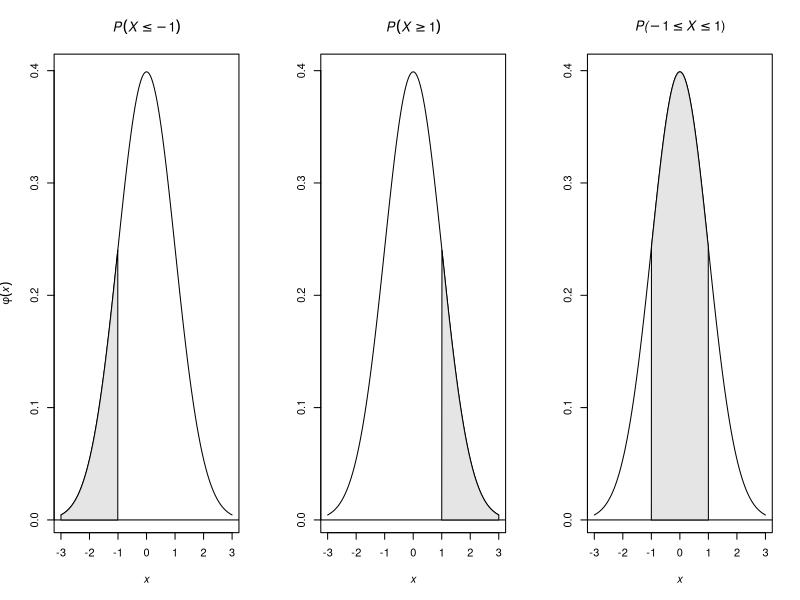

Recreate this plot in R.
pg <- function(x, i){
  if (i == 1){
    x1 <- x[x <= -1] ; y1 <- dnorm(x1)
    x2 <- c(-3, x1, x1[length(x1)], -3)
  }
  if (i == 2){
    x1 <- x[x >= 1] ; y1 <- dnorm(x1)
    x2 <- c(1, x1, x1[length(x1)], 1)
  }
  if(i == 3){
    x1 <- x[x >= -1 & x <= 1] ; y1 <- dnorm(x1)
    x2 <- c(-1, x1, 1,  - 1)
  }
  y2 <- c(0, y1, 0, 0)
  polygon(x2, y2, col = 'grey90')
}

xl <- expression(italic(x))
yl <- c(expression(italic(phi(x))), '', '')
m <- c(expression(italic(P(X <= -1))),
  expression(italic(P(X >= 1))),
  expression(paste(italic('P('), italic(-1 <= X), 
  italic(phantom()<= 1), ')', sep = '')))
par(mfrow = c(1, 3))
x <- seq(-3, 3, length = 501) ; y <- dnorm(x)
for(i in 1 : 3){
  plot(x, y, type = 'l', xlab = xl, ylab = yl[i],
    main = m[i]) ; abline(h = 0) ; pg(x, i)
}